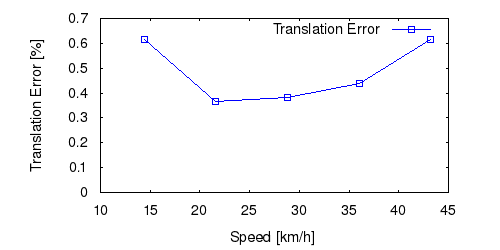

The script that saved this image:
set term postscript eps enhanced color
set output "16_ts.eps"
set size ratio 0.5
set yrange [0:*]
set xlabel "Speed [km/h]"
set ylabel "Translation Error [%]"
plot "16_ts.txt" using ($1*3.6):($2*100) title 'Translation Error' lc rgb "#0000FF" pt 4 w linespoints
